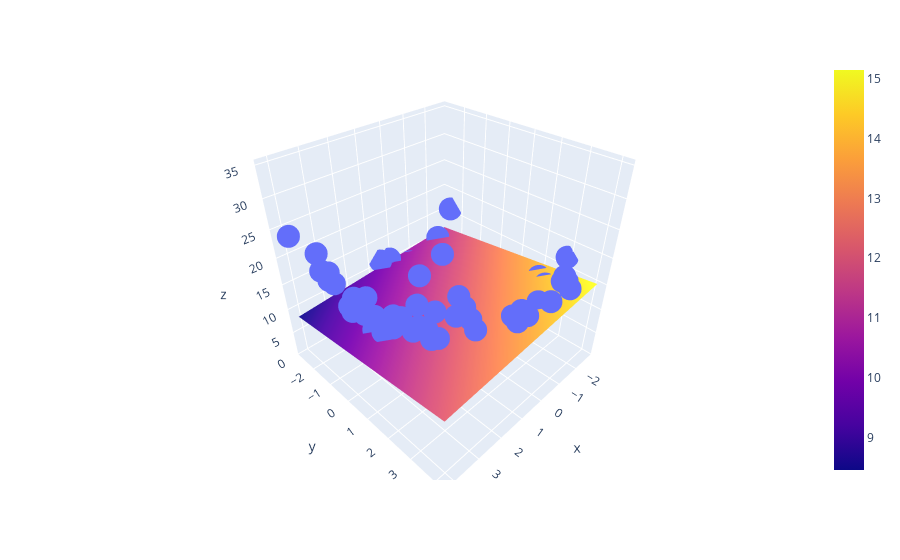

The notebook cell this image was saved under:
### Code cell
fig = px.scatter_3d(df, x=x.ravel(), y=y.ravel(), z=z.ravel())

fig.add_trace(go.Surface(x=x_input, y=y_input, z=z_final))

fig.show()
